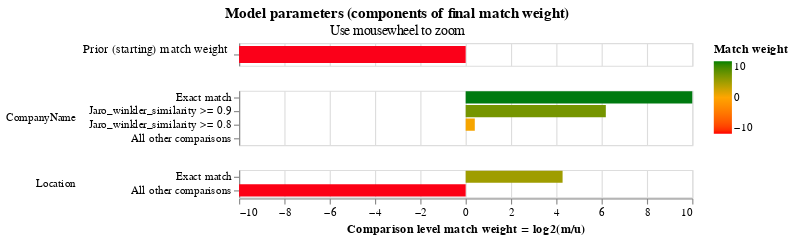

Here is the notebook cell this chart was saved with:
### Code cell
linker.match_weights_chart()

### Figure 1 — Vega-Lite specification as saved in the notebook (floating-point values rounded to 4 significant figures)
{"config": {"view": {"width": 400, "height": 60}, "mark": {"tooltip": null}, "title": {"anchor": "middle"}, "header": {"title": null}}, "data": {"values": [{"comparison_name": "probability_two_random_records_match", "sql_condition": null, "label_for_charts": "", "m_probability": null, "u_probability": null, "m_probability_description": null, "u_probability_description": null, "has_tf_adjustments": false, "tf_adjustment_column": null, "tf_adjustment_weight": null, "is_null_level": false, "bayes_factor": 0.0001, "log2_bayes_factor": -13.29, "comparison_vector_value": 0, "max_comparison_vector_value": 0, "bayes_factor_description": "The probability that two random records drawn at random match is 0.000 or one in  10,000.0 records.This is equivalent to a starting match weight of -13.288.", "probability_two_random_records_match": 0.0001, "comparison_sort_order": -1}, {"comparison_name": "CompanyName", "sql_condition": "\"CompanyName_l\" = \"CompanyName_r\"", "label_for_charts": "Exact match", "m_probability": 0.0003094, "u_probability": 1.661e-07, "m_probability_description": "Amongst matching record comparisons, 0.03% of records are in the exact match comparison level", "u_probability_description": "Amongst non-matching record comparisons, 0.00% of records are in the exact match comparison level", "has_tf_adjustments": false, "tf_adjustment_column": null, "tf_adjustment_weight": 1.0, "is_null_level": false, "bayes_factor": 1862.0, "log2_bayes_factor": 10.86, "comparison_vector_value": 3, "max_comparison_vector_value": 3, "bayes_factor_description": "If comparison level is `exact match` then comparison is 1,862.16 times more likely to be a match", "probability_two_random_records_match": 0.0001, "comparison_sort_order": 0}, {"comparison_name": "CompanyName", "sql_condition": "jaro_winkler_similarity(\"CompanyName_l\", \"CompanyName_r\") >= 0.9", "label_for_charts": "Jaro_winkler_similarity >= 0.9", "m_probability": 0.0001451, "u_probability": 1.994e-06, "m_probability_description": "Amongst matching record comparisons, 0.01% of records are in the jaro_winkler_similarity >= 0.9 comparison level", "u_probability_description": "Amongst non-matching record comparisons, 0.00% of records are in the jaro_winkler_similarity >= 0.9 comparison level", "has_tf_adjustments": false, "tf_adjustment_column": null, "tf_adjustment_weight": 1.0, "is_null_level": false, "bayes_factor": 72.77, "log2_bayes_factor": 6.185, "comparison_vector_value": 2, "max_comparison_vector_value": 3, "bayes_factor_description": "If comparison level is `jaro_winkler_similarity >= 0.9` then comparison is 72.77 times more likely to be a match", "probability_two_random_records_match": 0.0001, "comparison_sort_order": 0}, {"comparison_name": "CompanyName", "sql_condition": "jaro_winkler_similarity(\"CompanyName_l\", \"CompanyName_r\") >= 0.8", "label_for_charts": "Jaro_winkler_similarity >= 0.8", "m_probability": 0.0004992, "u_probability": 0.0003775, "m_probability_description": "Amongst matching record comparisons, 0.05% of records are in the jaro_winkler_similarity >= 0.8 comparison level", "u_probability_description": "Amongst non-matching record comparisons, 0.04% of records are in the jaro_winkler_similarity >= 0.8 comparison level", "has_tf_adjustments": false, "tf_adjustment_column": null, "tf_adjustment_weight": 1.0, "is_null_level": false, "bayes_factor": 1.322, "log2_bayes_factor": 0.403, "comparison_vector_value": 1, "max_comparison_vector_value": 3, "bayes_factor_description": "If comparison level is `jaro_winkler_similarity >= 0.8` then comparison is 1.32 times more likely to be a match", "probability_two_random_records_match": 0.0001, "comparison_sort_order": 0}, {"comparison_name": "CompanyName", "sql_condition": "ELSE", "label_for_charts": "All other comparisons", "m_probability": 0.999, "u_probability": 0.9996, "m_probability_description": "Amongst matching record comparisons, 99.90% of records are in the all other comparisons comparison level", "u_probability_description": "Amongst non-matching record comparisons, 99.96% of records are in the all other comparisons comparison level", "has_tf_adjustments": false, "tf_adjustment_column": null, "tf_adjustment_weight": 1.0, "is_null_level": false, "bayes_factor": 0.9994, "log2_bayes_factor": -0.0008286, "comparison_vector_value": 0, "max_comparison_vector_value": 3, "bayes_factor_description": "If comparison level is `all other comparisons` then comparison is  1.00 times less likely to be a match", "probability_two_random_records_match": 0.0001, "comparison_sort_order": 0}, {"comparison_name": "Location", "sql_condition": "\"Location_l\" = \"Location_r\"", "label_for_charts": "Exact match", "m_probability": 0.9999, "u_probability": 0.05156, "m_probability_description": "Amongst matching record comparisons, 99.99% of records are in the exact match comparison level", "u_probability_description": "Amongst non-matching record comparisons, 5.16% of records are in the exact match comparison level", "has_tf_adjustments": false, "tf_adjustment_column": null, "tf_adjustment_weight": 1.0, "is_null_level": false, "bayes_factor": 19.39, "log2_bayes_factor": 4.277, "comparison_vector_value": 1, "max_comparison_vector_value": 1, "bayes_factor_description": "If comparison level is `exact match` then comparison is 19.39 times more likely to be a match", "probability_two_random_records_match": 0.0001, "comparison_sort_order": 1}, {"comparison_name": "Location", "sql_condition": "ELSE", "label_for_charts": "All other comparisons", "m_probability": 0.0001399, "u_probability": 0.9484, "m_probability_description": "Amongst matching record comparisons, 0.01% of records are in the all other comparisons comparison level", "u_probability_description": "Amongst non-matching record comparisons, 94.84% of records are in the all other comparisons comparison level", "has_tf_adjustments": false, "tf_adjustment_column": null, "tf_adjustment_weight": 1.0, "is_null_level": false, "bayes_factor": 0.0001475, "log2_bayes_factor": -12.73, "comparison_vector_value": 0, "max_comparison_vector_value": 1, "bayes_factor_description": "If comparison level is `all other comparisons` then comparison is  6,781.16 times less likely to be a match", "probability_two_random_records_match": 0.0001, "comparison_sort_order": 1}]}, "vconcat": [{"height": 20, "mark": {"type": "bar", "clip": true, "height": 15}, "selection": {"zoom_selector": {"type": "interval", "bind": "scales", "encodings": ["x"]}}, "transform": [{"filter": "(datum.comparison_name == 'probability_two_random_records_match')"}], "encoding": {"color": {"type": "quantitative", "field": "log2_bayes_factor", "title": "Match weight", "scale": {"range": ["red", "orange", "green"], "domain": [-10, 0, 10]}}, "tooltip": [{"type": "nominal", "field": "comparison_name", "title": "Comparison name"}, {"type": "nominal", "field": "probability_two_random_records_match", "format": ".4f", "title": "Probability two random records match"}, {"type": "quantitative", "field": "log2_bayes_factor", "title": "Equivalent match weight", "format": ",.4f"}, {"type": "nominal", "field": "bayes_factor_description", "title": "Match weight description"}], "x": {"type": "quantitative", "axis": {"labels": false, "domain": false, "title": "", "ticks": false}, "field": "log2_bayes_factor", "scale": {"domain": [-10, 10]}}, "y": {"type": "nominal", "field": "label_for_charts", "axis": {"title": "Prior (starting) match weight", "titleAngle": 0, "titleAlign": "right", "titleFontWeight": "normal"}, "sort": {"field": "comparison_vector_value", "order": "descending"}}}}, {"height": {"step": 12}, "mark": {"type": "bar", "clip": true}, "selection": {"zoom_selector": {"type": "interval", "bind": "scales", "encodings": ["x"]}}, "transform": [{"filter": "(datum.comparison_name != 'probability_two_random_records_match')"}], "encoding": {"color": {"type": "quantitative", "field": "log2_bayes_factor", "title": "Match weight", "scale": {"range": ["red", "orange", "green"], "domain": [-10, 0, 10]}}, "row": {"type": "nominal", "field": "comparison_name", "sort": {"field": "comparison_sort_order"}, "header": {"labelAngle": 0, "labelAnchor": "middle", "labelAlign": "left"}}, "tooltip": [{"type": "nominal", "field": "comparison_name", "title": "Comparison name"}, {"type": "ordinal", "field": "label_for_charts", "title": "Label"}, {"type": "nominal", "field": "sql_condition", "title": "SQL condition"}, {"type": "quantitative", "field": "m_probability", "format": ".4f", "title": "M probability"}, {"type": "quantitative", "field": "u_probability", "format": ".4f", "title": "U probability"}, {"type": "quantitative", "field": "bayes_factor", "title": "Bayes factor = m/u", "format": ",.4f"}, {"type": "quantitative", "field": "log2_bayes_factor", "title": "Match weight = log2(m/u)", "format": ",.4f"}, {"type": "nominal", "field": "bayes_factor_description", "title": "Match weight description"}], "x": {"type": "quantitative", "axis": {"title": "Comparison level match weight = log2(m/u)"}, "field": "log2_bayes_factor", "scale": {"domain": [-10, 10]}}, "y": {"type": "nominal", "field": "label_for_charts", "axis": {"title": null}, "sort": {"field": "comparison_vector_value", "order": "descending"}}}, "resolve": {"axis": {"y": "independent"}, "scale": {"y": "independent"}}}], "selection": {"zoom_selector": {"type": "interval", "bind": "scales", "encodings": ["x"]}}, "resolve": {"axis": {"y": "independent"}, "scale": {"y": "independent"}}, "title": {"text": "Model parameters (components of final match weight)", "subtitle": "Use mousewheel to zoom"}, "$schema": "https://vega.github.io/schema/vega-lite/v5.2.json"}
